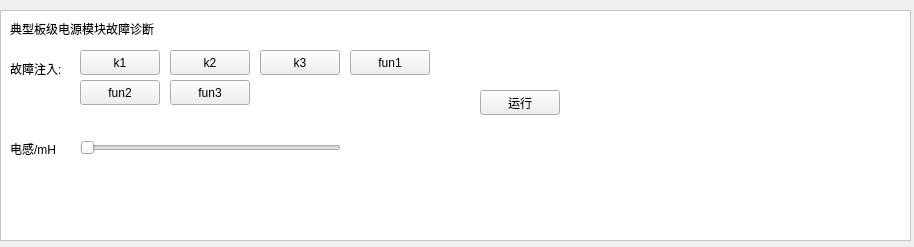
<?xml version="1.0" encoding="UTF-8"?>
<ui version="4.0">
 <class>Form</class>
 <widget class="QWidget" name="Form">
  <property name="geometry">
   <rect>
    <x>0</x>
    <y>0</y>
    <width>914</width>
    <height>247</height>
   </rect>
  </property>
  <property name="windowTitle">
   <string>Form</string>
  </property>
  <widget class="QFrame" name="frame_5">
   <property name="geometry">
    <rect>
     <x>0</x>
     <y>10</y>
     <width>911</width>
     <height>231</height>
    </rect>
   </property>
   <property name="styleSheet">
    <string notr="true">QFrame, QLabel, QToolTip {
	background-color: rgb(255, 255, 255)
}</string>
   </property>
   <property name="frameShape">
    <enum>QFrame::StyledPanel</enum>
   </property>
   <property name="frameShadow">
    <enum>QFrame::Raised</enum>
   </property>
   <widget class="QLabel" name="f5_title_label">
    <property name="geometry">
     <rect>
      <x>10</x>
      <y>10</y>
      <width>151</width>
      <height>17</height>
     </rect>
    </property>
    <property name="text">
     <string>典型板级电源模块故障诊断</string>
    </property>
   </widget>
   <widget class="QLabel" name="f5_error_label">
    <property name="geometry">
     <rect>
      <x>10</x>
      <y>50</y>
      <width>54</width>
      <height>17</height>
     </rect>
    </property>
    <property name="text">
     <string>故障注入:</string>
    </property>
   </widget>
   <widget class="QLabel" name="f5_inductor_label">
    <property name="geometry">
     <rect>
      <x>10</x>
      <y>130</y>
      <width>54</width>
      <height>17</height>
     </rect>
    </property>
    <property name="text">
     <string>电感/mH</string>
    </property>
   </widget>
   <widget class="QPushButton" name="f5_k2_button">
    <property name="geometry">
     <rect>
      <x>170</x>
      <y>40</y>
      <width>80</width>
      <height>25</height>
     </rect>
    </property>
    <property name="styleSheet">
     <string notr="true">QFrame, QLabel, QToolTip {
	background-color: rgb(255, 255, 255)
}</string>
    </property>
    <property name="text">
     <string>k2</string>
    </property>
   </widget>
   <widget class="QPushButton" name="f5_k1_button">
    <property name="geometry">
     <rect>
      <x>80</x>
      <y>40</y>
      <width>80</width>
      <height>25</height>
     </rect>
    </property>
    <property name="styleSheet">
     <string notr="true">QFrame, QLabel, QToolTip {
	background-color: rgb(255, 255, 255)
}</string>
    </property>
    <property name="text">
     <string>k1</string>
    </property>
   </widget>
   <widget class="QPushButton" name="f5_fun1_button">
    <property name="geometry">
     <rect>
      <x>350</x>
      <y>40</y>
      <width>80</width>
      <height>25</height>
     </rect>
    </property>
    <property name="styleSheet">
     <string notr="true">QFrame, QLabel, QToolTip {
	background-color: rgb(255, 255, 255)
}</string>
    </property>
    <property name="text">
     <string>fun1</string>
    </property>
   </widget>
   <widget class="QPushButton" name="f5_k3_button">
    <property name="geometry">
     <rect>
      <x>260</x>
      <y>40</y>
      <width>80</width>
      <height>25</height>
     </rect>
    </property>
    <property name="styleSheet">
     <string notr="true">QFrame, QLabel, QToolTip {
	background-color: rgb(255, 255, 255)
}</string>
    </property>
    <property name="text">
     <string>k3</string>
    </property>
   </widget>
   <widget class="QPushButton" name="f5_fun2_button">
    <property name="geometry">
     <rect>
      <x>80</x>
      <y>70</y>
      <width>80</width>
      <height>25</height>
     </rect>
    </property>
    <property name="styleSheet">
     <string notr="true">QFrame, QLabel, QToolTip {
	background-color: rgb(255, 255, 255)
}</string>
    </property>
    <property name="text">
     <string>fun2</string>
    </property>
   </widget>
   <widget class="QPushButton" name="f5_fun3_button">
    <property name="geometry">
     <rect>
      <x>170</x>
      <y>70</y>
      <width>80</width>
      <height>25</height>
     </rect>
    </property>
    <property name="styleSheet">
     <string notr="true">QFrame, QLabel, QToolTip {
	background-color: rgb(255, 255, 255)
}</string>
    </property>
    <property name="text">
     <string>fun3</string>
    </property>
   </widget>
   <widget class="QSlider" name="f5_inductor_slider">
    <property name="geometry">
     <rect>
      <x>80</x>
      <y>130</y>
      <width>261</width>
      <height>16</height>
     </rect>
    </property>
    <property name="orientation">
     <enum>Qt::Horizontal</enum>
    </property>
   </widget>
   <widget class="QPushButton" name="f5_start_button">
    <property name="geometry">
     <rect>
      <x>480</x>
      <y>80</y>
      <width>80</width>
      <height>25</height>
     </rect>
    </property>
    <property name="styleSheet">
     <string notr="true">QFrame, QLabel, QToolTip {
	background-color: rgb(255, 255, 255)
}</string>
    </property>
    <property name="text">
     <string>运行</string>
    </property>
   </widget>
   <widget class="QWidget" name="verticalLayoutWidget">
    <property name="geometry">
     <rect>
      <x>570</x>
      <y>20</y>
      <width>311</width>
      <height>181</height>
     </rect>
    </property>
    <layout class="QVBoxLayout" name="f5_chart_layout"/>
   </widget>
  </widget>
 </widget>
 <resources/>
 <connections/>
</ui>
